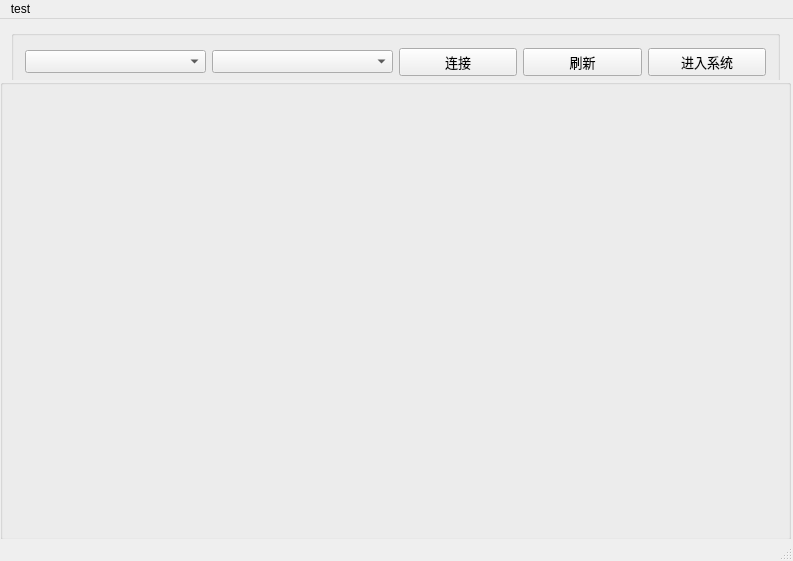
<?xml version="1.0" encoding="UTF-8"?>
<ui version="4.0">
 <class>MainWindow</class>
 <widget class="QMainWindow" name="MainWindow">
  <property name="geometry">
   <rect>
    <x>0</x>
    <y>0</y>
    <width>793</width>
    <height>561</height>
   </rect>
  </property>
  <property name="sizePolicy">
   <sizepolicy hsizetype="Preferred" vsizetype="Preferred">
    <horstretch>0</horstretch>
    <verstretch>0</verstretch>
   </sizepolicy>
  </property>
  <property name="windowTitle">
   <string>地铁公交卡管理系统</string>
  </property>
  <widget class="QWidget" name="centralWidget">
   <widget class="QWidget" name="layoutWidget">
    <property name="geometry">
     <rect>
      <x>0</x>
      <y>0</y>
      <width>791</width>
      <height>61</height>
     </rect>
    </property>
    <layout class="QHBoxLayout" name="horizontalLayout_5">
     <item>
      <widget class="QGroupBox" name="groupBox">
       <property name="minimumSize">
        <size>
         <width>380</width>
         <height>61</height>
        </size>
       </property>
       <property name="font">
        <font>
         <family>Times New Roman</family>
         <pointsize>10</pointsize>
        </font>
       </property>
       <property name="title">
        <string/>
       </property>
       <layout class="QHBoxLayout" name="horizontalLayout_4">
        <item>
         <layout class="QHBoxLayout" name="horizontalLayout_2">
          <item>
           <widget class="QComboBox" name="serialNameBox">
            <property name="font">
             <font>
              <family>Times New Roman</family>
              <pointsize>10</pointsize>
             </font>
            </property>
           </widget>
          </item>
          <item>
           <widget class="QComboBox" name="baudRateBox">
            <property name="minimumSize">
             <size>
              <width>0</width>
              <height>23</height>
             </size>
            </property>
            <property name="font">
             <font>
              <family>Times New Roman</family>
              <pointsize>10</pointsize>
             </font>
            </property>
           </widget>
          </item>
         </layout>
        </item>
        <item>
         <layout class="QHBoxLayout" name="horizontalLayout_3">
          <item>
           <widget class="QPushButton" name="btn_connect">
            <property name="minimumSize">
             <size>
              <width>0</width>
              <height>23</height>
             </size>
            </property>
            <property name="font">
             <font>
              <family>Times New Roman</family>
              <pointsize>10</pointsize>
             </font>
            </property>
            <property name="text">
             <string>连接</string>
            </property>
           </widget>
          </item>
          <item>
           <widget class="QPushButton" name="btn_refresh">
            <property name="font">
             <font>
              <family>Times New Roman</family>
              <pointsize>10</pointsize>
             </font>
            </property>
            <property name="text">
             <string>刷新</string>
            </property>
           </widget>
          </item>
          <item>
           <widget class="QPushButton" name="btn_enter">
            <property name="minimumSize">
             <size>
              <width>66</width>
              <height>0</height>
             </size>
            </property>
            <property name="font">
             <font>
              <family>Times New Roman</family>
              <pointsize>10</pointsize>
             </font>
            </property>
            <property name="text">
             <string>进入系统</string>
            </property>
           </widget>
          </item>
         </layout>
        </item>
       </layout>
      </widget>
     </item>
    </layout>
   </widget>
   <widget class="QGroupBox" name="groupBox_2">
    <property name="geometry">
     <rect>
      <x>0</x>
      <y>60</y>
      <width>791</width>
      <height>461</height>
     </rect>
    </property>
    <property name="sizePolicy">
     <sizepolicy hsizetype="Preferred" vsizetype="Preferred">
      <horstretch>0</horstretch>
      <verstretch>0</verstretch>
     </sizepolicy>
    </property>
    <property name="font">
     <font>
      <family>Times New Roman</family>
      <pointsize>10</pointsize>
     </font>
    </property>
    <property name="title">
     <string/>
    </property>
    <layout class="QHBoxLayout" name="horizontalLayout">
     <item>
      <widget class="QLabel" name="label">
       <property name="text">
        <string/>
       </property>
       <property name="pixmap">
        <pixmap resource="sub.qrc">:/resources/subway_pic</pixmap>
       </property>
       <property name="scaledContents">
        <bool>true</bool>
       </property>
      </widget>
     </item>
    </layout>
   </widget>
   <zorder>layoutWidget</zorder>
   <zorder>groupBox_2</zorder>
   <zorder>groupBox</zorder>
  </widget>
  <widget class="QMenuBar" name="menuBar">
   <property name="geometry">
    <rect>
     <x>0</x>
     <y>0</y>
     <width>793</width>
     <height>22</height>
    </rect>
   </property>
   <widget class="QMenu" name="menuAbout">
    <property name="title">
     <string>test</string>
    </property>
    <addaction name="actionAbout"/>
   </widget>
   <addaction name="menuAbout"/>
  </widget>
  <widget class="QStatusBar" name="statusBar"/>
  <action name="actionAbout">
   <property name="text">
    <string>关于</string>
   </property>
  </action>
 </widget>
 <layoutdefault spacing="6" margin="11"/>
 <resources>
  <include location="sub.qrc"/>
 </resources>
 <connections/>
</ui>
